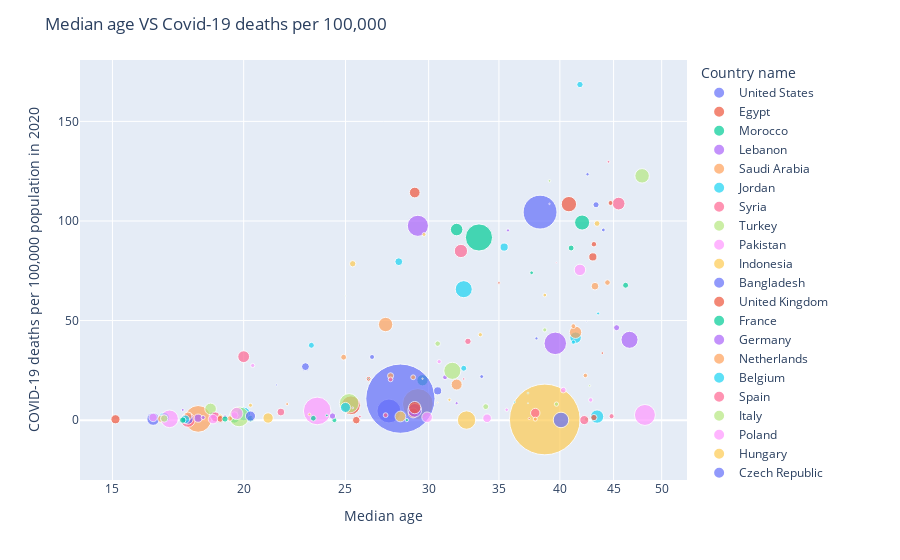

This figure's notebook cell:
### Code cell
fig = px.scatter(data,
x='Median age',
y='COVID-19 deaths per 100,000 population in 2020',
size='Population 2020',
color='Country name',
size_max=50,
hover_name='Country name',
log_x=True
)

fig.update_layout(title_text='Median age VS Covid-19 deaths per 100,000')
fig.show()
